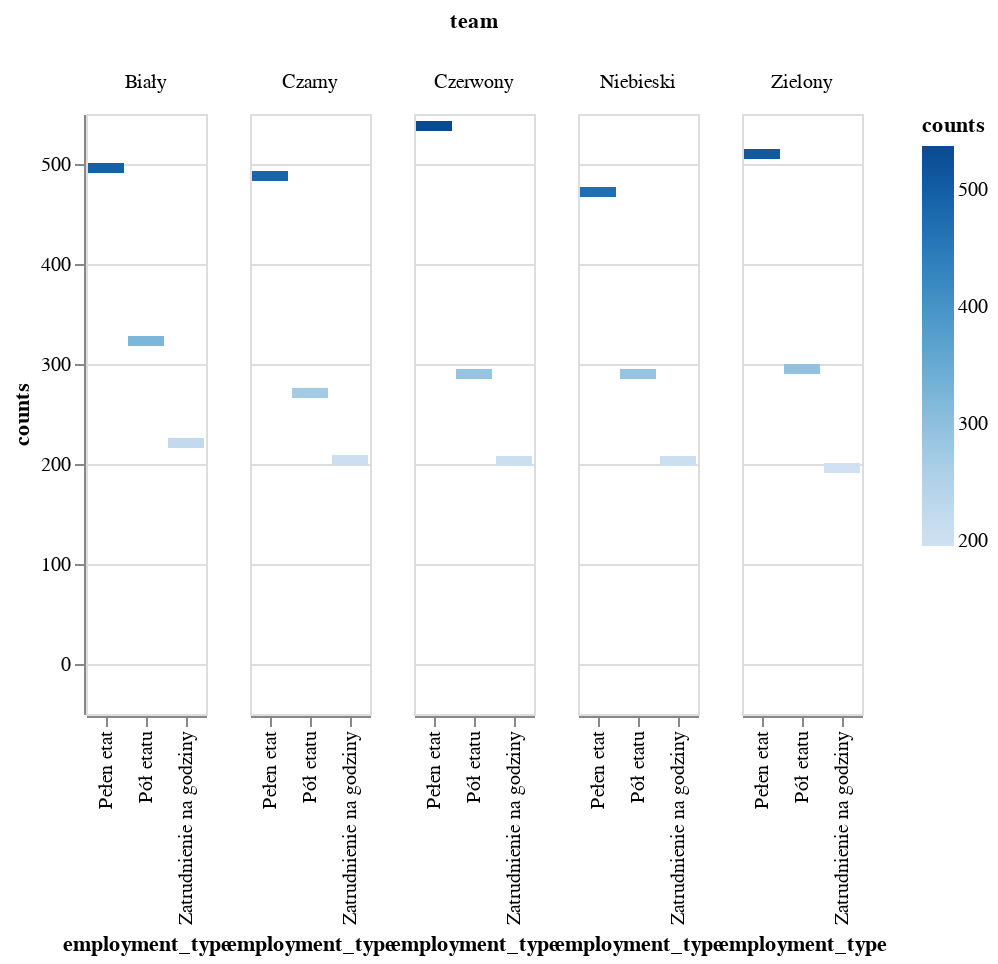

Notebook code for this chart:
### Code cell
df = pd.DataFrame(csv, columns=['id', 'team', 'employment_type'])
df = df.groupby(['team', 'employment_type']).count()
df = df.rename(columns={'id': 'counts'})
df["counts"] = df["counts"].astype('int32')
df = df.reset_index(level=0)
df = df.reset_index(level=0)
alt.Chart(df).mark_bar(orient='horizontal').encode(
    column="team",
    x='employment_type', y='counts', color='counts'
)

### Figure 1 — Vega-Lite specification as saved in the notebook (floating-point values rounded to 4 significant figures)
{"config": {"view": {"continuousWidth": 400, "continuousHeight": 300}}, "data": {"name": "data-8074cd8450deb86fd40b0a2c604d60f0"}, "mark": {"type": "bar", "orient": "horizontal"}, "encoding": {"color": {"field": "counts", "type": "quantitative"}, "column": {"field": "team", "type": "nominal"}, "x": {"field": "employment_type", "type": "nominal"}, "y": {"field": "counts", "type": "quantitative"}}, "$schema": "https://vega.github.io/schema/vega-lite/v4.17.0.json", "datasets": {"data-8074cd8450deb86fd40b0a2c604d60f0": [{"employment_type": "Pełen etat", "team": "Biały", "counts": 496}, {"employment_type": "Pół etatu", "team": "Biały", "counts": 323}, {"employment_type": "Zatrudnienie na godziny", "team": "Biały", "counts": 221}, {"employment_type": "Pełen etat", "team": "Czarny", "counts": 488}, {"employment_type": "Pół etatu", "team": "Czarny", "counts": 271}, {"employment_type": "Zatrudnienie na godziny", "team": "Czarny", "counts": 204}, {"employment_type": "Pełen etat", "team": "Czerwony", "counts": 538}, {"employment_type": "Pół etatu", "team": "Czerwony", "counts": 290}, {"employment_type": "Zatrudnienie na godziny", "team": "Czerwony", "counts": 203}, {"employment_type": "Pełen etat", "team": "Niebieski", "counts": 472}, {"employment_type": "Pół etatu", "team": "Niebieski", "counts": 290}, {"employment_type": "Zatrudnienie na godziny", "team": "Niebieski", "counts": 203}, {"employment_type": "Pełen etat", "team": "Zielony", "counts": 510}, {"employment_type": "Pół etatu", "team": "Zielony", "counts": 295}, {"employment_type": "Zatrudnienie na godziny", "team": "Zielony", "counts": 196}]}}
